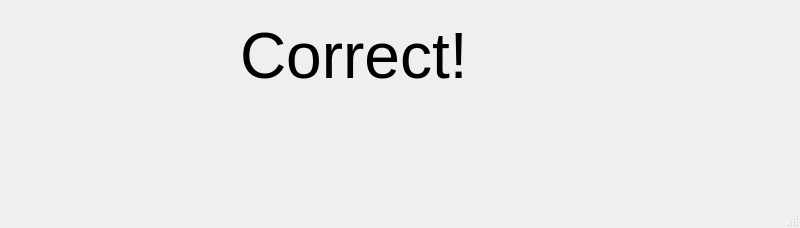
<?xml version="1.0" encoding="UTF-8"?>
<ui version="4.0">
 <class>MainWindow</class>
 <widget class="QMainWindow" name="MainWindow">
  <property name="geometry">
   <rect>
    <x>0</x>
    <y>0</y>
    <width>800</width>
    <height>228</height>
   </rect>
  </property>
  <property name="windowTitle">
   <string>MainWindow</string>
  </property>
  <widget class="QWidget" name="centralwidget">
   <widget class="QLabel" name="label">
    <property name="geometry">
     <rect>
      <x>240</x>
      <y>0</y>
      <width>281</width>
      <height>111</height>
     </rect>
    </property>
    <property name="font">
     <font>
      <pointsize>48</pointsize>
     </font>
    </property>
    <property name="text">
     <string>Correct!</string>
    </property>
   </widget>
  </widget>
  <widget class="QMenuBar" name="menubar">
   <property name="geometry">
    <rect>
     <x>0</x>
     <y>0</y>
     <width>800</width>
     <height>26</height>
    </rect>
   </property>
  </widget>
  <widget class="QStatusBar" name="statusbar"/>
 </widget>
 <resources/>
 <connections/>
</ui>
